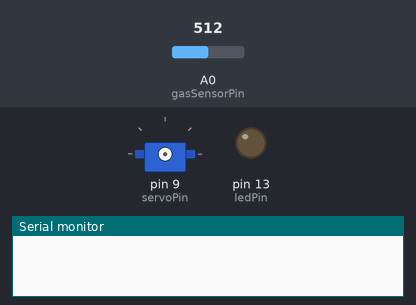
Recording of a sketch running on a simulated Arduino Uno, built with avr-gcc and run on an emulated ATmega328P. On the bench: servo, output pins drawn as LEDs (lit = HIGH), the last lines printed to the serial monitor. Inputs (shaded band) come from the test bench; at power-on: A0 (gasSensorPin) = 512. The modem accepts every AT command (registered, SIM ready, sends succeed) and sends nothing else.

Above: at 0.1 s.
At 1.2 s:
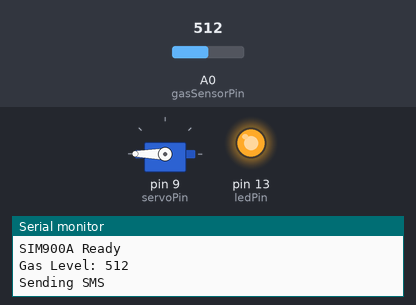
Timing chart, 0 to 2.7 s (numbered marks = the images above):
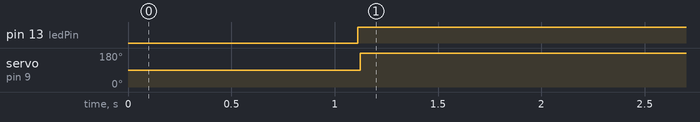

The sketch:

code.ino
```cpp
#include <Servo.h>
#include <SoftwareSerial.h>

// Initialize Servo and SoftwareSerial for SIM900A
Servo myServo;
SoftwareSerial SIM900A(10, 11); // RX, TX (SIM900A RX to Arduino pin 10, TX to pin 11)

// Pin definitions
int gasSensorPin = A0;
int ledPin = 13;
int servoPin = 9;
int gasLevel;
int currentServoPosition = 0;

// Phone number for SMS and call (replace with your number, e.g., +911234567890)
const char phoneNumber[] = "+91XXXXXXXXXX";

void setup() {
  // Initialize serial communication for debugging
  Serial.begin(9600);

  // Initialize SIM900A communication
  SIM900A.begin(9600);
  delay(1000); // Allow module to stabilize
  Serial.println("SIM900A Ready");

  // Set SMS mode to text
  SIM900A.println("AT+CMGF=1");
  delay(100);

  // Configure pins
  pinMode(ledPin, OUTPUT);
  myServo.attach(servoPin);
}

void loop() {
  // Read gas sensor value
  gasLevel = analogRead(gasSensorPin);

  Serial.print("Gas Level: ");
  Serial.println(gasLevel);

  if (gasLevel >= 300) {
    // Gas detected: Turn on LED, move servo, send SMS, and make call
    digitalWrite(ledPin, HIGH);
    myServo.write(180);

    // Send SMS
    SendSMS();

    // Make call
    MakeCall();

    delay(1000); // Wait before next check
  } else {
    // No gas detected: Reset LED and servo
    myServo.write(0);
    digitalWrite(ledPin, LOW);
    delay(1000); // Wait before next check
  }

  delay(1000); // Additional delay for loop stability
}

// Function to send SMS
void SendSMS() {
  Serial.println("Sending SMS");
  SIM900A.println("AT+CMGF=1"); // Set SMS to text mode
  delay(100);
  SIM900A.print("AT+CMGS=\"");
  SIM900A.print(phoneNumber);
  SIM900A.println("\""); // Specify phone number
  delay(100);
  SIM900A.println("Gas Leakage Detected! Immediate Action Required."); // Message content
  delay(100);
  SIM900A.println((char)26); // CTRL+Z to send SMS
  delay(1000);
  Serial.println("SMS Sent");
}

// Function to make a call
void MakeCall() {
  Serial.println("Making Call");
  SIM900A.print("ATD");
  SIM900A.print(phoneNumber);
  SIM900A.println(";"); // Initiate call
  delay(20000); // Wait 20 seconds for call to connect
  SIM900A.println("ATH"); // Hang up call
  delay(1000);
  Serial.println("Call Ended");
}
```

Measured:
- by itself, pin 13 (ledPin): LOW → HIGH at 1.1 s
- by itself, servo on pin 9 (servoPin): 90° → 180° at 1.1 s
